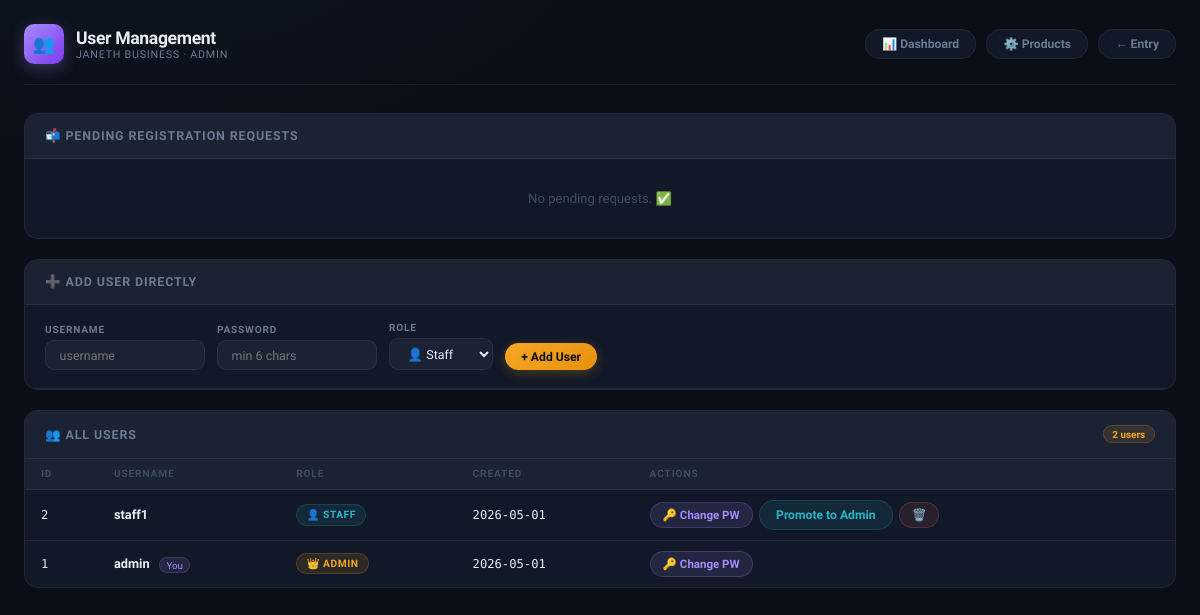
The page /backend/users.php (signed in) on the database its author committed.
### tables this page shows
CREATE TABLE IF NOT EXISTS users (
    id INT AUTO_INCREMENT PRIMARY KEY,
    username VARCHAR(50) UNIQUE NOT NULL,
    password_hash VARCHAR(255) NOT NULL,
    role ENUM('admin', 'staff') DEFAULT 'staff',
    created_at TIMESTAMP DEFAULT CURRENT_TIMESTAMP
);

### backend/users.php (the view, shortened to what this page needs)
<?php
require_once 'db.php';
$users    = $pdo->query("SELECT id, username, role, created_at FROM users ORDER BY role DESC, username")->fetchAll();
$pending  = $pdo->query("SELECT * FROM registration_requests WHERE status='pending' ORDER BY created_at DESC")->fetchAll();
$myId     = (int)$_SESSION['user_id'];
?>
<!DOCTYPE html>
<html lang="en">
<head>
</head>
<body>
<div class="container">
<div class="header">
    <div class="logo">
        <div class="logo-icon">👥</div>
        <div class="logo-text">
            <span class="logo-title">User Management</span>
            <span class="logo-sub">Janeth Business · Admin</span>
        </div>
    </div>
    <div style="display:flex;gap:.65rem;flex-wrap:wrap;align-items:center">
        <a href="janeth-dashboard.php" class="btn btn-ghost">📊 Dashboard</a>
        <a href="products.php" class="btn btn-ghost">⚙️ Products</a>
        <a href="janeth-input.php" class="btn btn-ghost">← Entry</a>
    </div>
</div>
<div class="panel">
    <div class="panel-hd">
        <span class="panel-title">📬 Pending Registration Requests</span>
    </div>
    <?php if (empty($pending)): ?>
    <div class="empty-state">No pending requests. ✅</div>
    <?php endif; ?>
</div>
<div class="panel">
    <div class="panel-hd">
        <span class="panel-title">➕ Add User Directly</span>
    </div>
    <div class="add-grid">
        <div class="fg"><label>Username</label><input type="text" id="newUser" placeholder="username" style="width:160px"></div>
        <div class="fg"><label>Password</label><input type="password" id="newPass" placeholder="min 6 chars" style="width:160px"></div>
        <div class="fg"><label>Role</label>
            <select id="newRole">
                <option value="staff">👤 Staff</option>
            </select>
        </div>
        <button class="btn btn-primary" id="addUserBtn">+ Add User</button>
    </div>
</div>
<div class="panel">
    <div class="panel-hd">
        <span class="panel-title">👥 All Users</span>
        <span class="badge-count"><?= count($users) ?> user<?= count($users)!==1?'s':'' ?></span>
    </div>
    <div style="overflow-x:auto">
    <table>
        <thead><tr>
            <th>ID</th>
            <th>Username</th>
            <th>Role</th>
            <th>Created</th>
            <th>Actions</th>
        </tr></thead>
        <tbody id="usersBody">
        <?php foreach ($users as $u): ?>
        <tr id="user_<?= $u['id'] ?>">
            <td class="mono"><?= $u['id'] ?></td>
            <td>
                <strong><?= htmlspecialchars($u['username']) ?></strong>
                <?php if ($u['id'] === $myId): ?><span class="you-chip">You</span><?php endif; ?>
            </td>
            <td>
                <span class="role-badge <?= $u['role']==='admin'?'r-admin':'r-staff' ?>" id="rolebadge_<?= $u['id'] ?>">
                    <?= $u['role']==='admin'?'👑':'👤' ?> <?= $u['role'] ?>
                </span>
            </td>
            <td class="mono"><?= substr($u['created_at'],0,10) ?></td>
            <td>
                <div class="actions">
                    <button class="btn btn-purple" onclick="togglePwForm(<?= $u['id'] ?>)">🔑 Change PW</button>
                    <?php if ($u['id'] !== $myId): ?>
                    <button class="btn btn-teal" onclick="toggleRole(<?= $u['id'] ?>, '<?= $u['role'] ?>')"
                            id="rolebtn_<?= $u['id'] ?>">
                        <?= $u['role']==='admin'?'Demote to Staff':'Promote to Admin' ?>
                    </button>
                    <button class="btn btn-danger" onclick="deleteUser(<?= $u['id'] ?>, '<?= htmlspecialchars($u['username']) ?>')">🗑️</button>
                    <?php endif; ?>
                </div>
            </td>
        </tr>
        <?php endforeach; ?>
        </tbody>
    </table>
    </div>
</div>
</div>
</body>
</html>

### rows shown on the page
users: id "2", username "staff1", role "STAFF", created_at "2026-05-01", shows "Promote to Admin"
users: id "1", username "admin", shows "You", role "ADMIN", created_at "2026-05-01"

### other values the page prints
count($users) "2"
